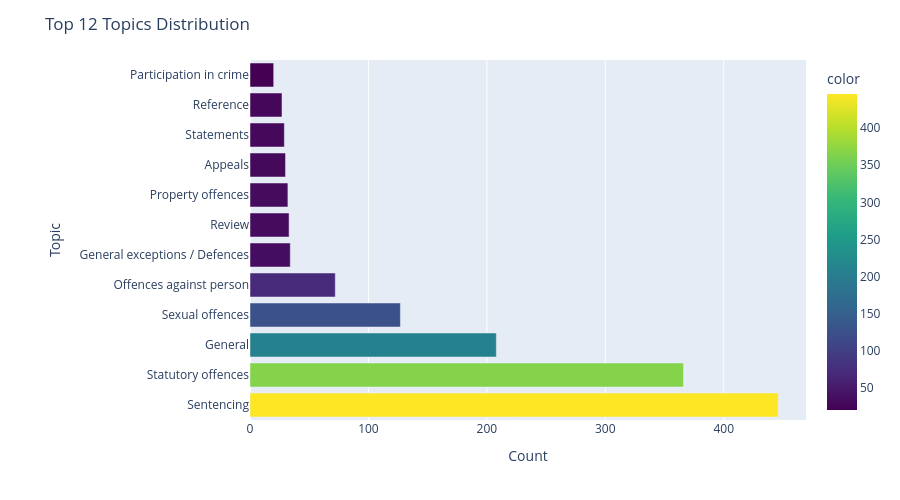

The code cell stored with this chart in its notebook:
### Markdown cell above
## 3. Topics & Subtopics Breakdown

### Code cell
# Topics Distribution
topic_counts = df['topic'].value_counts().head(12)

fig = px.bar(
    x=topic_counts.values, 
    y=topic_counts.index,
    orientation='h',
    color=topic_counts.values,
    color_continuous_scale='Viridis',
    labels={'x': 'Count', 'y': 'Topic'}
)
fig.update_layout(
    title="Top 12 Topics Distribution",
    height=500,
    margin=dict(l=250),
    showlegend=False
)
fig.show()

print(f"Total unique topics: {df['topic'].nunique()}")
print(f"\nTop topics:")
print(df['topic'].value_counts().head(10))

### Figure 1 — Plotly figure (JSON) as saved in the notebook; plotly's stock layout.template omitted (floating-point values rounded to 4 significant figures)
{"data": [{"hovertemplate": "Count=%{x}<br>Topic=%{y}<br>color=%{marker.color}<extra></extra>", "legendgroup": "", "marker": {"color": [446, 366, 208, 127, 72, 34, 33, 32, 30, 29, 27, 20], "coloraxis": "coloraxis", "pattern": {"shape": ""}}, "name": "", "orientation": "h", "showlegend": false, "textposition": "auto", "type": "bar", "x": [446, 366, 208, 127, 72, 34, 33, 32, 30, 29, 27, 20], "xaxis": "x", "y": ["Sentencing", "Statutory offences", "General", "Sexual offences", "Offences against person", "General exceptions / Defences", "Review", "Property offences", "Appeals", "Statements", "Reference", "Participation in crime"], "yaxis": "y"}], "layout": {"barmode": "relative", "coloraxis": {"colorbar": {"title": {"text": "color"}}, "colorscale": [[0, "#440154"], [0.1111, "#482878"], [0.2222, "#3e4989"], [0.3333, "#31688e"], [0.4444, "#26828e"], [0.5556, "#1f9e89"], [0.6667, "#35b779"], [0.7778, "#6ece58"], [0.8889, "#b5de2b"], [1, "#fde725"]]}, "height": 500, "legend": {"tracegroupgap": 0}, "margin": {"l": 250, "t": 60}, "showlegend": false, "title": {"text": "Top 12 Topics Distribution"}, "xaxis": {"anchor": "y", "domain": [0, 1], "title": {"text": "Count"}}, "yaxis": {"anchor": "x", "domain": [0, 1], "title": {"text": "Topic"}}}}
